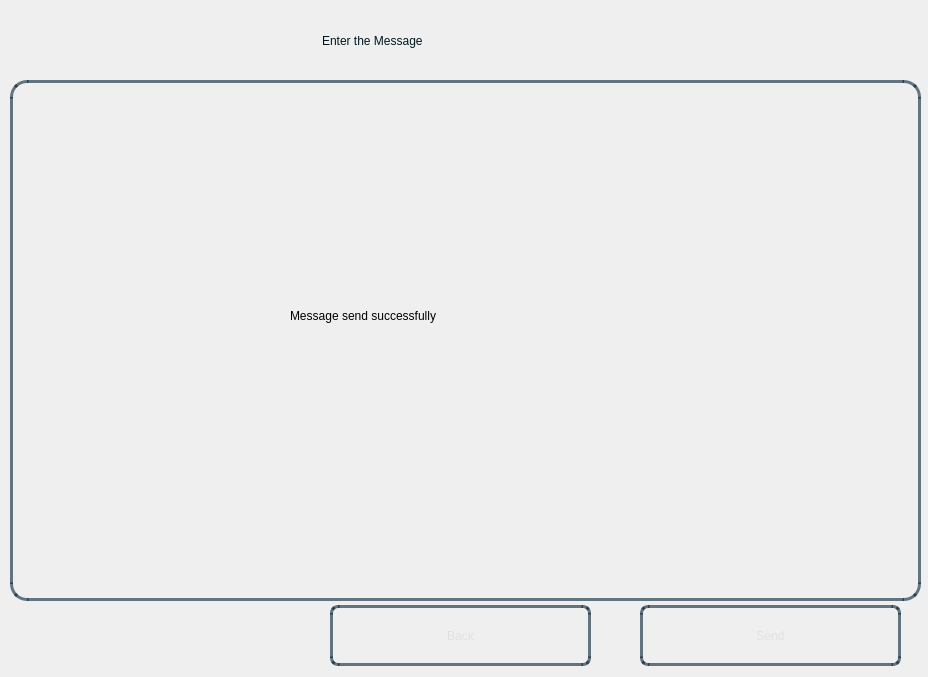
<?xml version="1.0" encoding="UTF-8"?>
<ui version="4.0">
 <class>Dialog</class>
 <widget class="QDialog" name="Dialog">
  <property name="geometry">
   <rect>
    <x>0</x>
    <y>0</y>
    <width>928</width>
    <height>677</height>
   </rect>
  </property>
  <property name="windowTitle">
   <string>Dialog</string>
  </property>
  <widget class="QWidget" name="bgwidget" native="true">
   <property name="geometry">
    <rect>
     <x>0</x>
     <y>0</y>
     <width>931</width>
     <height>681</height>
    </rect>
   </property>
   <property name="styleSheet">
    <string notr="true">QWidget#bgwidget{
background-color:qlineargradient(x1: 1, y1: 1, x2:1, y2: 0.2, stop: 0 rgba(0, 52, 89,140),
stop: 1 rgba(0, 168, 232,190))
}</string>
   </property>
   <widget class="QLabel" name="label">
    <property name="geometry">
     <rect>
      <x>322</x>
      <y>10</y>
      <width>341</width>
      <height>61</height>
     </rect>
    </property>
    <property name="styleSheet">
     <string notr="true">font: 24pt &quot;Sans Serif Collection&quot;;
color: rgba(0,23,31,255);
</string>
    </property>
    <property name="text">
     <string>Enter the Message</string>
    </property>
   </widget>
   <widget class="QPushButton" name="backBtn">
    <property name="geometry">
     <rect>
      <x>330</x>
      <y>605</y>
      <width>261</width>
      <height>61</height>
     </rect>
    </property>
    <property name="styleSheet">
     <string notr="true">QPushButton{
border-radius:8px;
border:3px solid rgba(0,30,50,150);
color:rgba(225,225,225,255);
background-color:rgba(0,0,0,0);
font: 22pt &quot;Sans Serif Collection&quot;;
}
.QPushButton:hover
{
   background-color:white;
	color: rgba(0,30,50,150);
}</string>
    </property>
    <property name="text">
     <string>Back</string>
    </property>
   </widget>
   <widget class="QPushButton" name="sendBtn">
    <property name="geometry">
     <rect>
      <x>640</x>
      <y>605</y>
      <width>261</width>
      <height>61</height>
     </rect>
    </property>
    <property name="styleSheet">
     <string notr="true">QPushButton{
border-radius:8px;
border:3px solid rgba(0,30,50,150);
color:rgba(225,225,225,255);
background-color:rgba(0,0,0,0);
font: 22pt &quot;Sans Serif Collection&quot;;
}
.QPushButton:hover
{
   background-color:white;
	color: rgba(0,30,50,150);
}</string>
    </property>
    <property name="text">
     <string>Send</string>
    </property>
   </widget>
   <widget class="QLabel" name="done">
    <property name="geometry">
     <rect>
      <x>290</x>
      <y>290</y>
      <width>391</width>
      <height>51</height>
     </rect>
    </property>
    <property name="styleSheet">
     <string notr="true">font: 20pt &quot;MS Shell Dlg 2&quot;;
color:&quot;green&quot;</string>
    </property>
    <property name="text">
     <string>Message send successfully</string>
    </property>
   </widget>
   <widget class="QPlainTextEdit" name="textPara">
    <property name="geometry">
     <rect>
      <x>10</x>
      <y>80</y>
      <width>911</width>
      <height>521</height>
     </rect>
    </property>
    <property name="styleSheet">
     <string notr="true">QPlainTextEdit{
	border-radius:17px;
	background-color:rgba(0,0,0,0);
border:3px solid rgba(0,30,50,150);
	font: 14pt &quot;Sans Serif Collection&quot;;
	padding-left:20px;
	padding-right:20px;
}

QPlainTextEdit:focus{
	border:3px solid ;
	border-color: rgb(21, 98, 166);
}</string>
    </property>
   </widget>
  </widget>
 </widget>
 <resources/>
 <connections/>
</ui>
